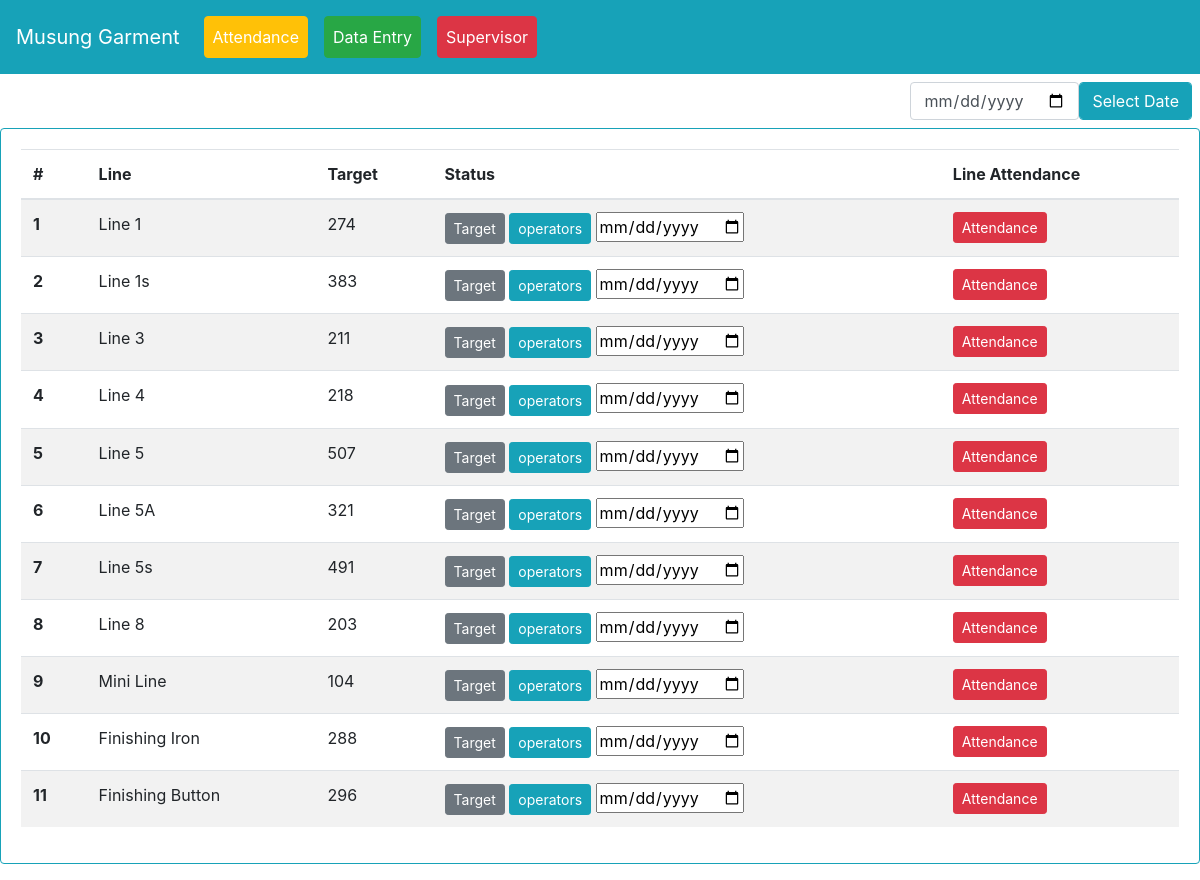
The page /attendance_backdate/ on the database as committed earlier.
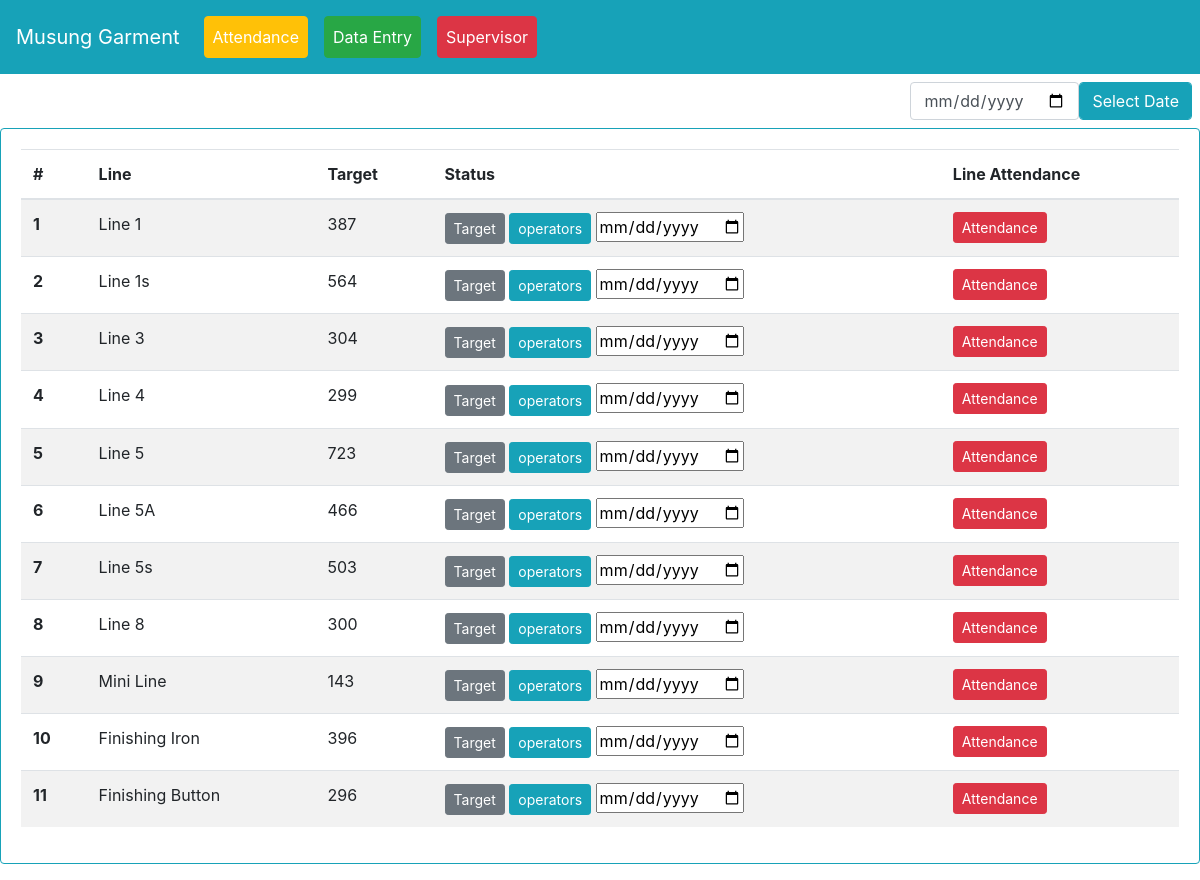
The same page on the database as committed later.
### myapp/models.py (models this page shows, shortened)
class line(models.Model):
    line_name = models.CharField(max_length=255)
    target = models.PositiveIntegerField(default=0)

### myapp/views.py (the view)
# urls.py: path('attendance_backdate/', views.attendance_backdate, name='attendance_backdate'),
def attendance_backdate(request):
    bdate = request.POST.get('duedate')
    lis = line.objects.all()
    context = {'lis':lis, 'bdate':bdate}
    return render(request, 'attendance_backdate.html', context)

### templates/attendance_backdate.html (shortened to what this page needs)
{% extends 'base.html' %}
{% block content %}
<div class="d-flex justify-content-end">
  <form method="post" action="{% url 'myapp:attendance_backdate' %}">{% csrf_token %}
    <div class="row m-2">
      <input type="date" name="duedate"  class="form-control col datepicker">
      <input type="submit" class="form-control btn btn-md btn-info col" value="Select Date">
    </div>
  </form>
</div>
<div class="card border-info mb-3">
  <div class="card-body">
<table class="table table-striped" id="invlist">
  <thead>
    <tr class="lilisttr">
      <th scope="col">#</th>
      <th scope="col">Line</th>
      <th scope="col">Target</th>
      <th scope="col">Status</th>
      <th scope="col">Line Attendance</th>
    </tr>
  </thead>
  <tbody id="linelistTbl">
  	{% for i in lis %}
    <tr class="linetr">
      <th scope="row" class="lid">{{i.id}}</th>
      <td>{{i.line_name}}</td>
      <td>{{i.target}}</td>
      <td>
<button type="button" class="btn btn-sm btn-secondary" data-toggle="modal" data-target="#lineu-{{i.id}}">
  Target
</button>
    <a href="{% url 'myapp:operatoratt' i.id %}" class="btn btn-sm btn-info">operators</a>
    <input type="date" name="backd" value="{{bdate}}" class="bdate">
      </td>
      <td>
        <button type="button" class="dueattendance btn btn-sm btn-danger">Attendance</button>
      </td>
    </tr>
    {% endfor %}
  </tbody>
</table>
  </div>
</div>
{% endblock content %}

### templates/base.html (shortened to what this page needs)
{% load static %}
<!doctype html>
<html lang="en">
  <head>
    <link rel="stylesheet" href="https://cdn.jsdelivr.net/npm/bootstrap@4.6.2/dist/css/bootstrap.min.css">
<link rel="stylesheet" href="https://cdn.datatables.net/2.0.7/css/dataTables.dataTables.css" />
<link rel="stylesheet" href="https://cdn.datatables.net/buttons/3.0.2/css/buttons.dataTables.css" />
<link rel="stylesheet" type="text/css" href="https://cdn.datatables.net/datetime/1.5.2/css/dataTables.dateTime.min.css">
<link rel="stylesheet" type="text/css" href="https://cdnjs.cloudflare.com/ajax/libs/font-awesome/6.0.0-beta3/css/all.min.css">
  </head>
  <body>
  	<nav class="navbar navbar-expand-lg navbar-dark bg-info">
  <a class="navbar-brand text-white" href="#">Musung Garment</a>
  <div class="collapse navbar-collapse" id="navbarNavDropdown">
    <ul class="navbar-nav">
      <li class="nav-item">
        <a class="nav-link text-white btn-warning btn m-2" href="{% url 'myapp:linelist' %}">Attendance <span class="sr-only">(current)</span></a>
      </li>
      <li class="nav-item">
        <a class="nav-link text-white btn-success btn m-2" href="{% url 'myapp:daily_rep_view' %}">Data Entry <span class="sr-only">(current)</span></a>
      </li>
      <li class="nav-item">
        <a class="nav-link text-white btn-danger btn m-2" href="{% url 'myapp:operator_report_by_date' %}">Supervisor</a>
      </li>
    </ul>
  </div>
</nav>
    <div class="jumbotron-fluid">
{% block content %}
{% endblock content %}
</div>
  </body>
</html>

Rows that differ between the two databases and show on the page:
changed line "Line 1": target "274" → "387"
changed line "Line 1s": target "383" → "564"
changed line "Line 3": target "211" → "304"
changed line "Line 4": target "218" → "299"
changed line "Line 5": target "507" → "723"
changed line "Line 5A": target "321" → "466"
changed line "Line 5s": target "491" → "503"
changed line "Line 8": target "203" → "300"
changed line "Mini Line": target "104" → "143"
changed line "Finishing Iron": target "288" → "396"
